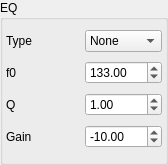
<?xml version="1.0" encoding="UTF-8"?>
<ui version="4.0">
 <class>Equalizer</class>
 <widget class="QWidget" name="Equalizer">
  <property name="geometry">
   <rect>
    <x>0</x>
    <y>0</y>
    <width>168</width>
    <height>165</height>
   </rect>
  </property>
  <property name="windowTitle">
   <string>waveOverUDP</string>
  </property>
  <layout class="QGridLayout" name="gridLayout">
   <property name="leftMargin">
    <number>0</number>
   </property>
   <property name="topMargin">
    <number>0</number>
   </property>
   <property name="rightMargin">
    <number>0</number>
   </property>
   <property name="bottomMargin">
    <number>0</number>
   </property>
   <property name="spacing">
    <number>0</number>
   </property>
   <item row="0" column="0">
    <widget class="QGroupBox" name="parametricEqGroupBox">
     <property name="title">
      <string>EQ</string>
     </property>
     <layout class="QGridLayout" name="gridLayout_2">
      <property name="leftMargin">
       <number>3</number>
      </property>
      <property name="topMargin">
       <number>3</number>
      </property>
      <property name="rightMargin">
       <number>3</number>
      </property>
      <property name="bottomMargin">
       <number>3</number>
      </property>
      <property name="horizontalSpacing">
       <number>3</number>
      </property>
      <property name="verticalSpacing">
       <number>2</number>
      </property>
      <item row="1" column="0">
       <widget class="QLabel" name="f0Label">
        <property name="text">
         <string>f0</string>
        </property>
       </widget>
      </item>
      <item row="3" column="0">
       <widget class="QLabel" name="gainLabel">
        <property name="text">
         <string>Gain</string>
        </property>
       </widget>
      </item>
      <item row="0" column="1">
       <widget class="QComboBox" name="typeComboBox">
        <property name="sizePolicy">
         <sizepolicy hsizetype="Ignored" vsizetype="Fixed">
          <horstretch>0</horstretch>
          <verstretch>0</verstretch>
         </sizepolicy>
        </property>
        <item>
         <property name="text">
          <string>None</string>
         </property>
        </item>
        <item>
         <property name="text">
          <string>LowPass</string>
         </property>
        </item>
        <item>
         <property name="text">
          <string>HighPass</string>
         </property>
        </item>
        <item>
         <property name="text">
          <string>BandPassConstSkirt</string>
         </property>
        </item>
        <item>
         <property name="text">
          <string>BandPassConstPeak</string>
         </property>
        </item>
        <item>
         <property name="text">
          <string>Notch</string>
         </property>
        </item>
        <item>
         <property name="text">
          <string>AllPass</string>
         </property>
        </item>
        <item>
         <property name="text">
          <string>Peak</string>
         </property>
        </item>
        <item>
         <property name="text">
          <string>LowShelf</string>
         </property>
        </item>
        <item>
         <property name="text">
          <string>HighShelf</string>
         </property>
        </item>
       </widget>
      </item>
      <item row="2" column="1">
       <widget class="QDoubleSpinBox" name="qSpinBox">
        <property name="minimum">
         <double>0.500000000000000</double>
        </property>
        <property name="maximum">
         <double>200.000000000000000</double>
        </property>
        <property name="value">
         <double>1.000000000000000</double>
        </property>
       </widget>
      </item>
      <item row="1" column="1">
       <widget class="QDoubleSpinBox" name="f0SpinBox">
        <property name="minimum">
         <double>10.000000000000000</double>
        </property>
        <property name="maximum">
         <double>96000.000000000000000</double>
        </property>
        <property name="value">
         <double>133.000000000000000</double>
        </property>
       </widget>
      </item>
      <item row="2" column="0">
       <widget class="QLabel" name="qLabel">
        <property name="text">
         <string>Q</string>
        </property>
       </widget>
      </item>
      <item row="3" column="1">
       <widget class="QDoubleSpinBox" name="gainSpinBox">
        <property name="minimum">
         <double>-100.000000000000000</double>
        </property>
        <property name="maximum">
         <double>100.000000000000000</double>
        </property>
        <property name="value">
         <double>-10.000000000000000</double>
        </property>
       </widget>
      </item>
      <item row="0" column="0">
       <widget class="QLabel" name="typeLabel">
        <property name="text">
         <string>Type</string>
        </property>
       </widget>
      </item>
     </layout>
    </widget>
   </item>
  </layout>
 </widget>
 <layoutdefault spacing="6" margin="11"/>
 <resources/>
 <connections/>
</ui>
